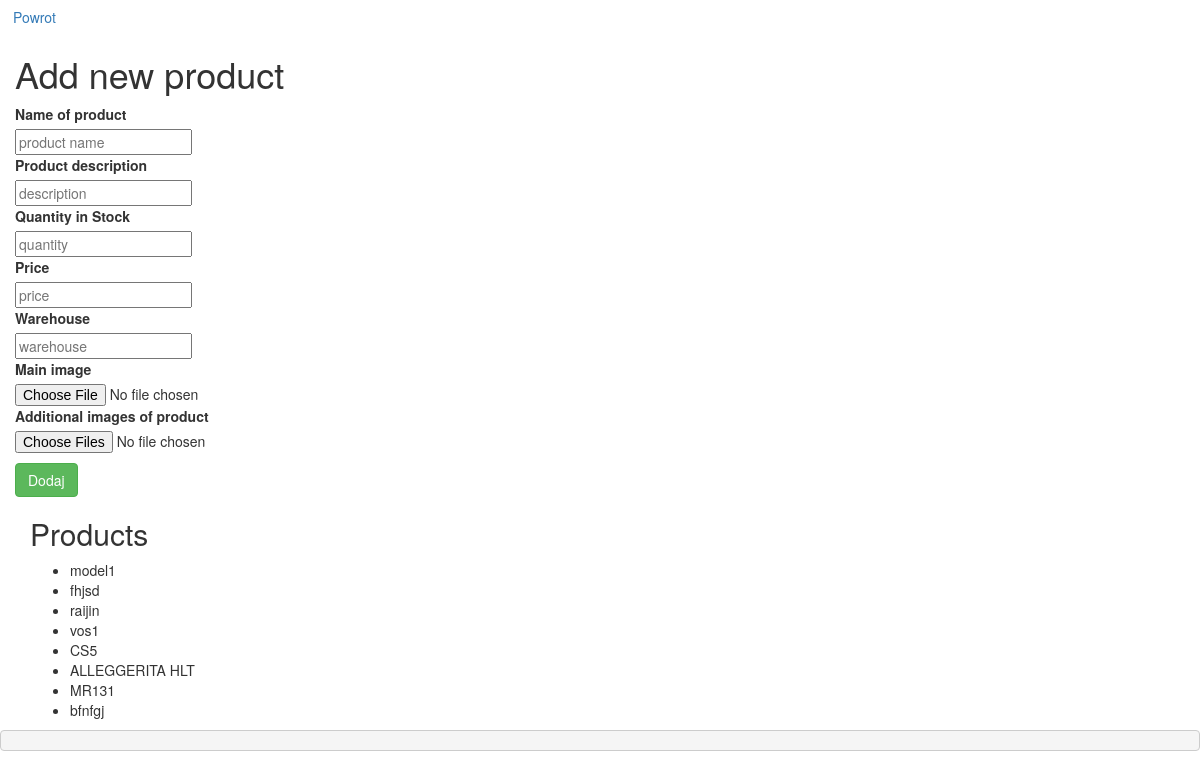
The app's page /assets/old_v/ad/add_product.php, older data.
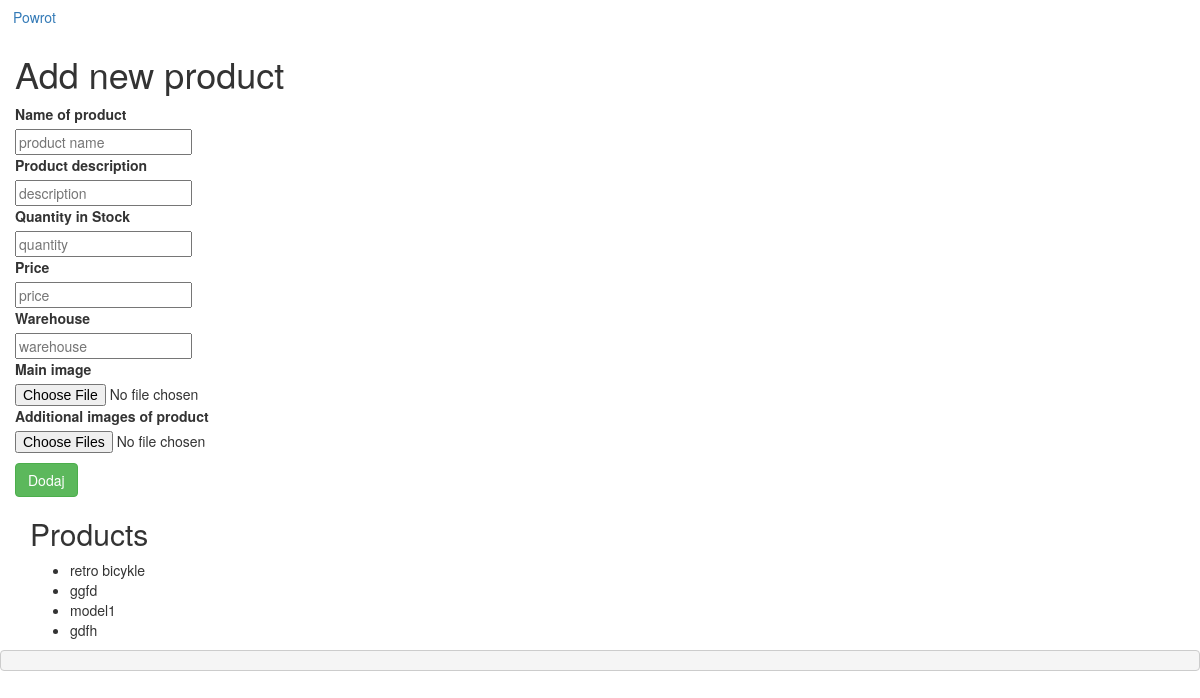
The same page, newer data.
### tables this page shows
CREATE TABLE `products` (
  `productCode` int(15) NOT NULL,
  `brand_id` int(30) NOT NULL,
  `productName` varchar(70) NOT NULL,
  `productDescription` text NOT NULL,
  `quantityInStock` smallint(6) NOT NULL,
  `buyPrice` decimal(10,2) NOT NULL,
  `warehouseCode` varchar(50) NOT NULL,
  `main_img` mediumtext,
  `its_recommended` tinyint(1) NOT NULL,
  `diameter` int(10) NOT NULL
);

### assets/old_v/ad/add_product.php (the view, shortened to what this page needs)
<!DOCTYPE html>
<html lang="en">
<head>
    <link rel="stylesheet" href="../assets/css/bootstrap.min.css">
</head>
<body>
	<a class="btn" href="index.php">Powrot</a>
    <div class="container">
		<div class="row">
			<h1>Add new product</h1>
		</div>
		<form class="row" action="add_product.php" method="post" enctype="multipart/form-data">
			<label>Name of product</label><br />
			<input name="productName" type="text" placeholder="product name"><br />
			<label>Product description</label><br />
			<input name="productDescription" type="text" placeholder="description"><br />
			<label>Quantity in Stock</label><br />
			<input name="quantityInStock" type="text" placeholder="quantity"><br />
			<label>Price</label><br />
			<input name="buyPrice" type="text" placeholder="price"><br />
			<label>Warehouse</label><br />
			<input name="warehouseCode" type="text" placeholder="warehouse"><br />
			<label >Main image</label>
			<input type="file" name="main_img">
			<p>
			<label for="">Additional images of product</label><br>
			<input type="file" name="add_imgs[]" multiple>
			</p>
			<button type="submit" class="btn btn-success">Dodaj</button>
		</form>
		<h2>Products</h2>
		<ul>
			<?php
				$pdo = Database::connect();
				$sql = 'SELECT * FROM products';
				$data = $pdo->query($sql);
				foreach($data as $row){
					echo "<li>".$row['productName']."</li>";
				}
			?>
		</ul>
    </div>
  </body>
</html>
<?php
	echo "<pre>";
	echo "</pre>";
 ?>

Row changes from the older to the newer data that the page shows:
removed products: productName "fhjsd"
removed products: productName "raijin"
removed products: productName "vos1"
removed products: productName "CS5"
removed products: productName "ALLEGGERITA HLT"
removed products: productName "MR131"
removed products: productName "bfnfgj"
added products: productName "retro bicykle"
added products: productName "ggfd"
added products: productName "gdfh"
